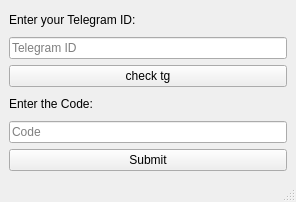
<?xml version="1.0" encoding="UTF-8"?>
<ui version="4.0">
 <class>FirstTimeWindow</class>
 <widget class="QMainWindow" name="FirstTimeWindow">
  <property name="geometry">
   <rect>
    <x>0</x>
    <y>0</y>
    <width>296</width>
    <height>202</height>
   </rect>
  </property>
  <property name="windowTitle">
   <string>First Time Setup</string>
  </property>
  <widget class="QWidget" name="centralwidget">
   <layout class="QVBoxLayout" name="verticalLayout">
    <item>
     <widget class="QLabel" name="labelTgId">
      <property name="text">
       <string>Enter your Telegram ID:</string>
      </property>
     </widget>
    </item>
    <item>
     <widget class="QLineEdit" name="tgIdEdit">
      <property name="placeholderText">
       <string>Telegram ID</string>
      </property>
     </widget>
    </item>
    <item>
     <widget class="QPushButton" name="CheckTg">
      <property name="text">
       <string>check tg</string>
      </property>
     </widget>
    </item>
    <item>
     <widget class="QLabel" name="labelCode">
      <property name="text">
       <string>Enter the Code:</string>
      </property>
     </widget>
    </item>
    <item>
     <widget class="QLineEdit" name="codeEdit">
      <property name="echoMode">
       <enum>QLineEdit::Password</enum>
      </property>
      <property name="placeholderText">
       <string>Code</string>
      </property>
     </widget>
    </item>
    <item>
     <widget class="QPushButton" name="submitBtn">
      <property name="text">
       <string>Submit</string>
      </property>
     </widget>
    </item>
   </layout>
  </widget>
  <widget class="QStatusBar" name="statusbar"/>
 </widget>
 <resources/>
 <connections/>
</ui>
